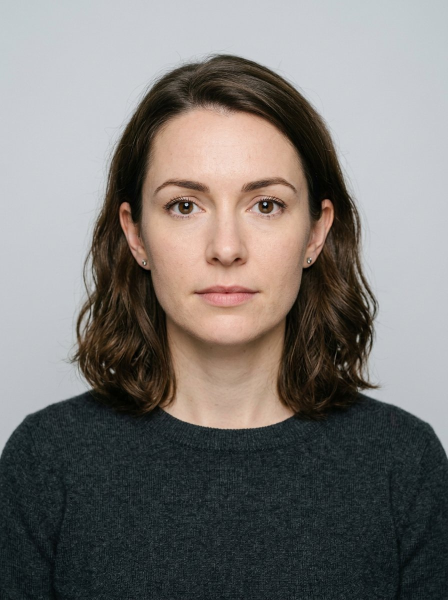
#> input picture tests/fixtures/face_guard/one_face.jpg, 896 x 1200 px (shown at 1/2 size)
$ python make_cam_fixtures.py ../../tests/fixtures/face_guard/no_face.jpg
#> lines starting #> are read from the running program, lines starting #| are printed output that depends on the picture
#!/usr/bin/env python3
"""Build the front-camera frames fed to the Android emulator (-camera-front imagefile:/videofile:).

NOTE (measured 17 Nov 2026): the emulator's imagefile front camera reports SENSOR_ORIENTATION 90 and FaceDetector finds
the face in the `rot0` files at the app's rotation, so `rot0` is the ACCEPTANCE variant. Old text follows. `rot90` files hold the
upright picture (the app will see it sideways) and exist only to learn how the emulator orients image files.
Usage: make_cam_fixtures.py <out-dir>   (needs Pillow)
"""
import os
import sys

from PIL import Image

HERE = os.path.dirname(os.path.abspath(__file__))
FIX = os.path.join(HERE, "../../tests/fixtures/face_guard")
BG = (128, 128, 128)


def fit(img, w, h):
    s = min(w / img.width, h / img.height)
    im = img.resize((max(1, round(img.width * s)), max(1, round(img.height * s))), Image.LANCZOS)
    canvas = Image.new("RGB", (w, h), BG)
    canvas.paste(im, ((w - im.width) // 2, (h - im.height) // 2))
    return canvas


# Measured with the camdiag suite (17 Nov 2026, x64 emulator front camera via -camera-front imagefile:, sensor orientation 90):
# the emulator scales the 640x480 file by 640/480 and shows it in a 480x640 portrait view: only the LEFT columns 0..359 of
# the file (360 px wide, full height) are visible (upright x = 1.333 * file x). Everything the test needs must sit there.
WIN_X, WIN_W, FRAME_W, FRAME_H = 0, 360, 640, 480


def window_frame(content):
    """content: a WIN_W x FRAME_H picture -> 640x480 sensor-file with the picture inside the visible window."""
    canvas = Image.new("RGB", (FRAME_W, FRAME_H), BG)
    canvas.paste(content, (WIN_X, 0))
    return canvas


def main(out):
    os.makedirs(out, exist_ok=True)
    for key, name in (("one", "one_face.jpg"), ("two", "two_faces.jpg"), ("none", "no_face.jpg")):
        src = Image.open(os.path.join(FIX, name)).convert("RGB")
#> src is the input picture: PIL image 896x1200 RGB; mean R, G, B 121.6, 118.1, 115.2
        if key == "two":
            # android.media.FaceDetector found only ONE of the two real people in the group photo through the emulator
            # camera, so the two-face fixture shows the same clearly detectable face TWICE side by side. It tests the
            # app's "two detected faces -> lock" path; it does NOT prove the detector finds a real second person.
            w, h = src.size
            face = src.crop((round(w * 0.24), round(h * 0.10), round(w * 0.52), round(h * 0.78)))
            half = fit(face, WIN_W // 2, FRAME_H)
            content = Image.new("RGB", (WIN_W, FRAME_H), BG)
            content.paste(half, (0, 0))
            content.paste(half, (WIN_W // 2, 0))
        else:
            content = fit(src, WIN_W, FRAME_H)
#> in fit, `im = img.resize((max(1, round(img.width * s)), max(1, round(img.height..`:
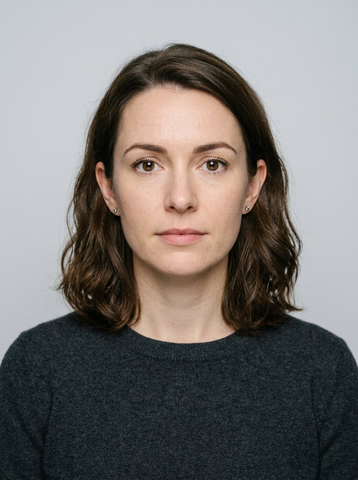
#> im: PIL image 358x480 RGB; mean R, G, B 121.6, 118.1, 115.2
#> in fit, `canvas = Image.new("RGB", (w, h), BG)`: canvas: PIL image 360x480 RGB; every value is 128
#> in fit, `canvas.paste(im, ((w - im.width) // 2, (h - im.height) // 2))`:
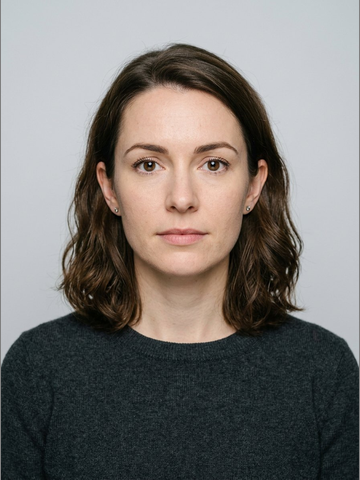
#> canvas: PIL image 360x480 RGB; mean R, G, B 121.7, 118.1, 115.3
        upright = fit(src, 480, 640)
#> in fit (call 2), `canvas = Image.new("RGB", (w, h), BG)`: canvas: PIL image 480x640 RGB; every value is 128
        upright.rotate(-90, expand=True).save(os.path.join(out, f"cam_{key}_rot90.jpg"), quality=92)   # information only
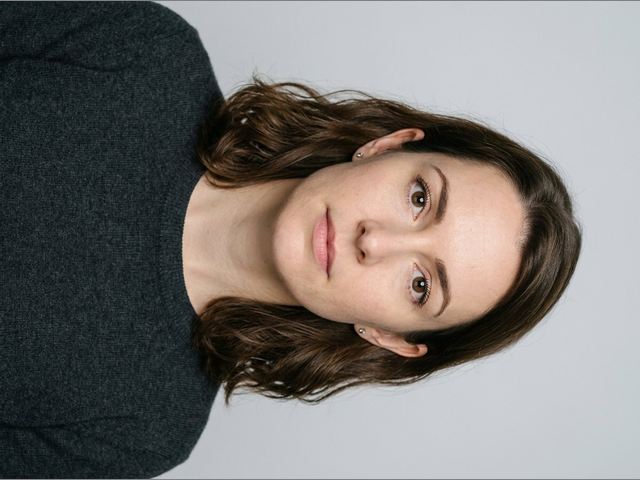
#> saved as cam_one_rot90.jpg: PIL image 640x480 RGB; mean R, G, B 121.7, 118.1, 115.2
        window_frame(content).save(os.path.join(out, f"cam_{key}_rot0.jpg"), quality=92)               # acceptance
#> in window_frame, `canvas = Image.new("RGB", (FRAME_W, FRAME_H), BG)`: canvas: PIL image 640x480 RGB; every value is 128
#> in window_frame, `canvas.paste(content, (WIN_X, 0))`:
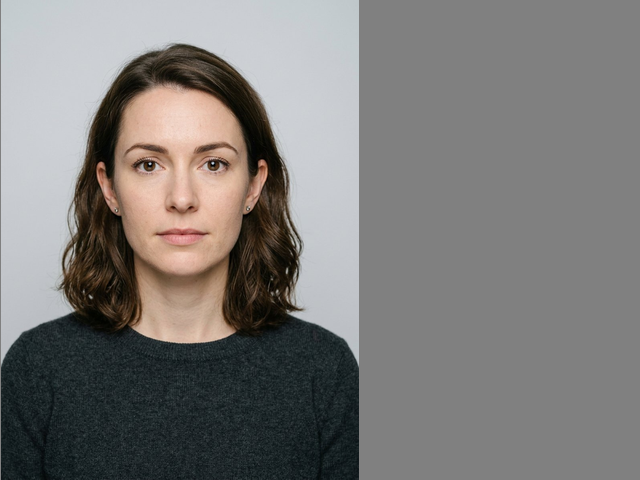
#> canvas: PIL image 640x480 RGB; mean R, G, B 124.4, 122.5, 120.8
#> pass 2 of the loop in main, `for key, name in (("one", "one_face.jpg"), ("two", "two_faces.jpg"), (..`:
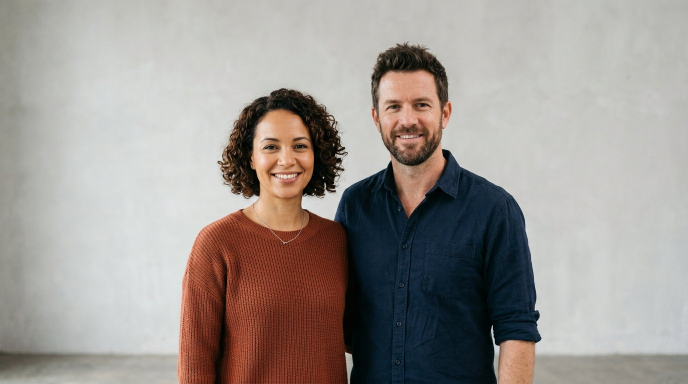
#> input picture tests/fixtures/face_guard/two_faces.jpg, 1376 x 768 px (shown at 1/2 size)
#> in main, src is the input picture: PIL image 1376x768 RGB; mean R, G, B 157.1, 150.6, 146.2
#> im: PIL image 180x243 RGB
#> im: PIL image 480x268 RGB
#> in main, `upright.rotate(-90, expand=True).save(os.path.join(out, f"cam_{key}_ro..`:
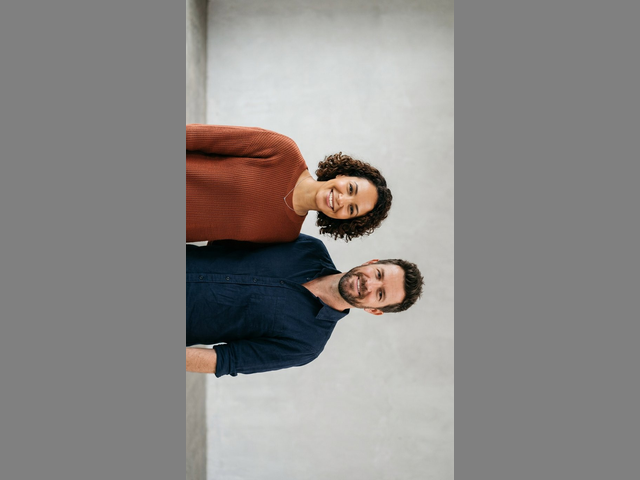
#> saved as cam_two_rot90.jpg: PIL image 640x480 RGB; mean R, G, B 140.2, 137.5, 135.6
#> in window_frame (call 2), `canvas.paste(content, (WIN_X, 0))`:
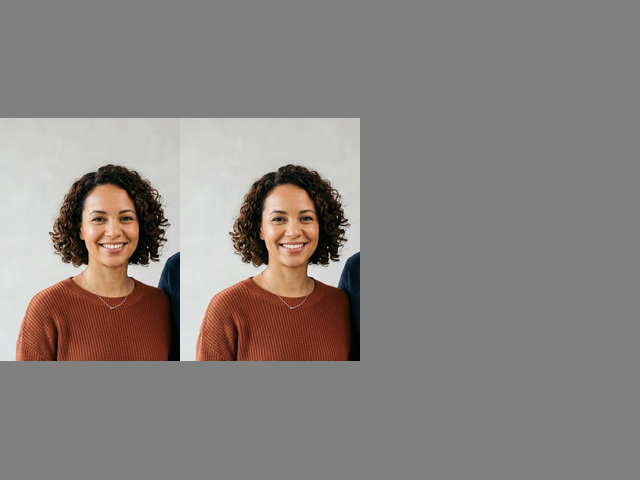
#> canvas: PIL image 640x480 RGB; mean R, G, B 137.2, 130.8, 127.7
#> pass 3 of the loop in main, `for key, name in (("one", "one_face.jpg"), ("two", "two_faces.jpg"), (..`:
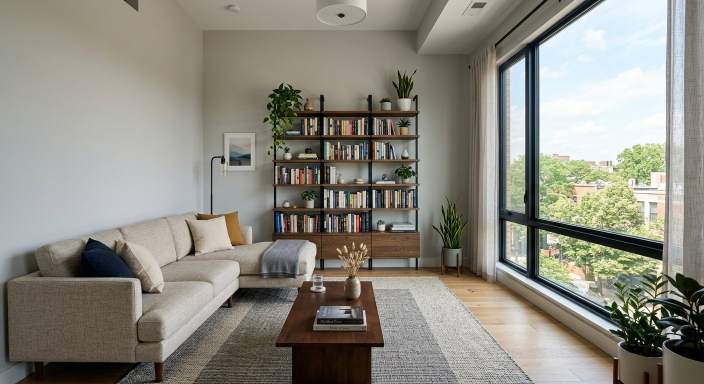
#> input picture tests/fixtures/face_guard/no_face.jpg, 1408 x 768 px (shown at 1/2 size)
#> in main, src is the input picture: PIL image 1408x768 RGB; mean R, G, B 139.4, 137.4, 127.4
#> im: PIL image 360x196 RGB
#> im: PIL image 480x262 RGB
#> in main, `upright.rotate(-90, expand=True).save(os.path.join(out, f"cam_{key}_ro..`:
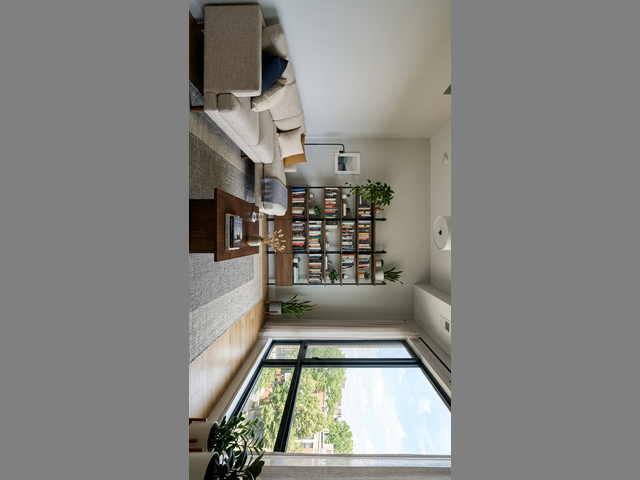
#> saved as cam_none_rot90.jpg: PIL image 640x480 RGB; mean R, G, B 132.7, 131.9, 127.8
#> in window_frame (call 3), `canvas.paste(content, (WIN_X, 0))`:
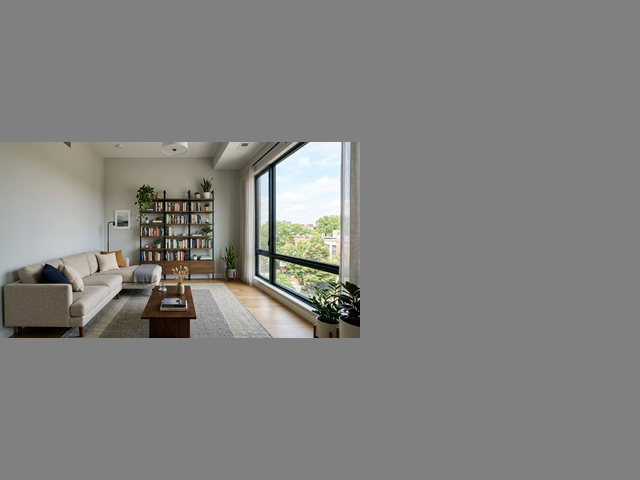
#> canvas: PIL image 640x480 RGB; mean R, G, B 130.6, 130.2, 127.9
#> (the run stopped early here; a loop or call above may not have finished)
